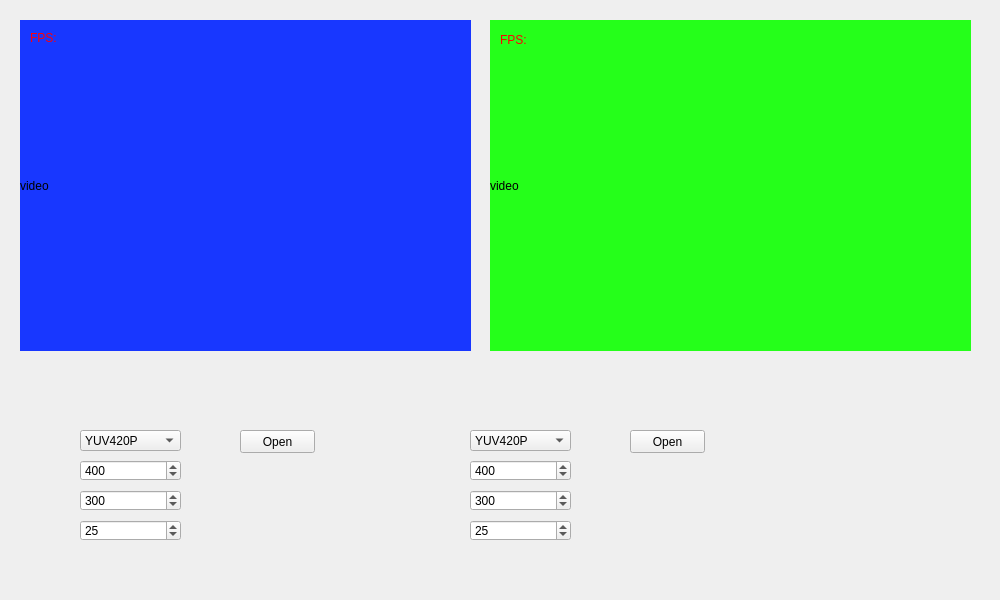
<?xml version="1.0" encoding="UTF-8"?>
<ui version="4.0">
 <class>SdlQtRGBClass</class>
 <widget class="QWidget" name="SdlQtRGBClass">
  <property name="geometry">
   <rect>
    <x>0</x>
    <y>0</y>
    <width>1000</width>
    <height>600</height>
   </rect>
  </property>
  <property name="windowTitle">
   <string>SdlQtRGB</string>
  </property>
  <widget class="QLabel" name="video1">
   <property name="geometry">
    <rect>
     <x>20</x>
     <y>20</y>
     <width>451</width>
     <height>331</height>
    </rect>
   </property>
   <property name="styleSheet">
    <string notr="true">background-color: rgb(24, 55, 255);</string>
   </property>
   <property name="text">
    <string>video</string>
   </property>
  </widget>
  <widget class="QLabel" name="video2">
   <property name="geometry">
    <rect>
     <x>490</x>
     <y>20</y>
     <width>481</width>
     <height>331</height>
    </rect>
   </property>
   <property name="styleSheet">
    <string notr="true">background-color: rgb(37, 255, 26);</string>
   </property>
   <property name="text">
    <string>video</string>
   </property>
  </widget>
  <widget class="QPushButton" name="open1">
   <property name="geometry">
    <rect>
     <x>240</x>
     <y>430</y>
     <width>75</width>
     <height>23</height>
    </rect>
   </property>
   <property name="text">
    <string>Open</string>
   </property>
  </widget>
  <widget class="QComboBox" name="pix1">
   <property name="geometry">
    <rect>
     <x>80</x>
     <y>430</y>
     <width>101</width>
     <height>21</height>
    </rect>
   </property>
   <item>
    <property name="text">
     <string>YUV420P</string>
    </property>
   </item>
   <item>
    <property name="text">
     <string>RGBA</string>
    </property>
   </item>
   <item>
    <property name="text">
     <string>ARGB</string>
    </property>
   </item>
   <item>
    <property name="text">
     <string>BGRA</string>
    </property>
   </item>
  </widget>
  <widget class="QSpinBox" name="width1">
   <property name="geometry">
    <rect>
     <x>80</x>
     <y>460</y>
     <width>101</width>
     <height>21</height>
    </rect>
   </property>
   <property name="minimum">
    <number>1</number>
   </property>
   <property name="maximum">
    <number>99999</number>
   </property>
   <property name="value">
    <number>400</number>
   </property>
  </widget>
  <widget class="QSpinBox" name="height1">
   <property name="geometry">
    <rect>
     <x>80</x>
     <y>490</y>
     <width>101</width>
     <height>21</height>
    </rect>
   </property>
   <property name="minimum">
    <number>1</number>
   </property>
   <property name="maximum">
    <number>99999</number>
   </property>
   <property name="value">
    <number>300</number>
   </property>
  </widget>
  <widget class="QSpinBox" name="set_fps1">
   <property name="geometry">
    <rect>
     <x>80</x>
     <y>520</y>
     <width>101</width>
     <height>21</height>
    </rect>
   </property>
   <property name="minimum">
    <number>1</number>
   </property>
   <property name="maximum">
    <number>300</number>
   </property>
   <property name="value">
    <number>25</number>
   </property>
  </widget>
  <widget class="QComboBox" name="pix2">
   <property name="geometry">
    <rect>
     <x>470</x>
     <y>430</y>
     <width>101</width>
     <height>21</height>
    </rect>
   </property>
   <item>
    <property name="text">
     <string>YUV420P</string>
    </property>
   </item>
   <item>
    <property name="text">
     <string>RGBA</string>
    </property>
   </item>
   <item>
    <property name="text">
     <string>ARGB</string>
    </property>
   </item>
   <item>
    <property name="text">
     <string>BGRA</string>
    </property>
   </item>
  </widget>
  <widget class="QPushButton" name="open2">
   <property name="geometry">
    <rect>
     <x>630</x>
     <y>430</y>
     <width>75</width>
     <height>23</height>
    </rect>
   </property>
   <property name="text">
    <string>Open</string>
   </property>
  </widget>
  <widget class="QSpinBox" name="height2">
   <property name="geometry">
    <rect>
     <x>470</x>
     <y>490</y>
     <width>101</width>
     <height>21</height>
    </rect>
   </property>
   <property name="minimum">
    <number>1</number>
   </property>
   <property name="maximum">
    <number>99999</number>
   </property>
   <property name="value">
    <number>300</number>
   </property>
  </widget>
  <widget class="QSpinBox" name="width2">
   <property name="geometry">
    <rect>
     <x>470</x>
     <y>460</y>
     <width>101</width>
     <height>21</height>
    </rect>
   </property>
   <property name="minimum">
    <number>1</number>
   </property>
   <property name="maximum">
    <number>99999</number>
   </property>
   <property name="value">
    <number>400</number>
   </property>
  </widget>
  <widget class="QSpinBox" name="set_fps2">
   <property name="geometry">
    <rect>
     <x>470</x>
     <y>520</y>
     <width>101</width>
     <height>21</height>
    </rect>
   </property>
   <property name="minimum">
    <number>1</number>
   </property>
   <property name="maximum">
    <number>300</number>
   </property>
   <property name="value">
    <number>25</number>
   </property>
  </widget>
  <widget class="QLabel" name="fps1">
   <property name="geometry">
    <rect>
     <x>30</x>
     <y>30</y>
     <width>81</width>
     <height>16</height>
    </rect>
   </property>
   <property name="styleSheet">
    <string notr="true">color: rgb(255, 0, 4);</string>
   </property>
   <property name="text">
    <string>FPS:</string>
   </property>
  </widget>
  <widget class="QLabel" name="fps2">
   <property name="geometry">
    <rect>
     <x>500</x>
     <y>30</y>
     <width>101</width>
     <height>20</height>
    </rect>
   </property>
   <property name="styleSheet">
    <string notr="true">color: rgb(255, 0, 4);</string>
   </property>
   <property name="text">
    <string>FPS:</string>
   </property>
  </widget>
 </widget>
 <layoutdefault spacing="6" margin="11"/>
 <resources>
  <include location="sdlqtrgb.qrc"/>
 </resources>
 <connections>
  <connection>
   <sender>open1</sender>
   <signal>clicked()</signal>
   <receiver>SdlQtRGBClass</receiver>
   <slot>Open1()</slot>
   <hints>
    <hint type="sourcelabel">
     <x>241</x>
     <y>260</y>
    </hint>
    <hint type="destinationlabel">
     <x>224</x>
     <y>437</y>
    </hint>
   </hints>
  </connection>
  <connection>
   <sender>open2</sender>
   <signal>clicked()</signal>
   <receiver>SdlQtRGBClass</receiver>
   <slot>Open2()</slot>
   <hints>
    <hint type="sourcelabel">
     <x>513</x>
     <y>268</y>
    </hint>
    <hint type="destinationlabel">
     <x>491</x>
     <y>446</y>
    </hint>
   </hints>
  </connection>
 </connections>
 <slots>
  <slot>Open1()</slot>
  <slot>Open2()</slot>
 </slots>
</ui>
